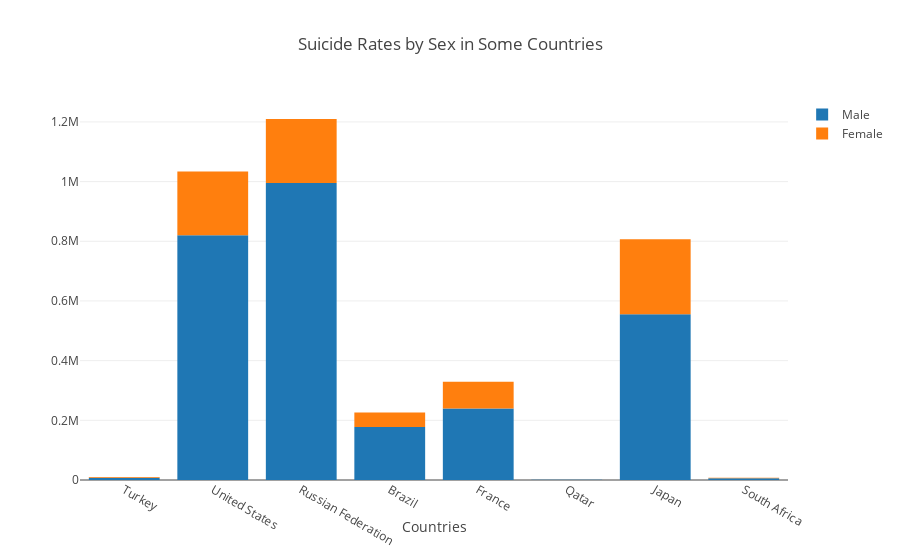

Here is the notebook cell this chart was saved with:
### Markdown cell above
<a id="3"></a> <br>
**3. Which Gender is More Suicidal?**

In this part I will look into relationship between gender and suicide rates. Let's look below plots.

### Code cell
countries = []
sexes = []
total_suicides = []
for c in ["Turkey", "United States", "Russian Federation", "Brazil", "France", "Qatar", "Japan", "South Africa"]:
    for s in masterdata[masterdata.country == c].sex.unique():
        countries.append(c)
        sexes.append(s)
        total_suicides.append(sum(masterdata[(masterdata.country == c) & (masterdata.sex == s)].suicides_no))
country_sex = pd.DataFrame({"country":countries, "sex":sexes, "total_suicides":total_suicides})
country_sex.sort_values(by=["sex"], inplace=True)
trace1 = {
  'x': country_sex.country,
  'y': country_sex[country_sex.sex == "male"].total_suicides,
  'name': 'Male',
  'type': 'bar'
};
trace2 = {
  'x': country_sex.country,
  'y': country_sex[country_sex.sex == "female"].total_suicides,
  'name': 'Female',
  'type': 'bar'
};
data = [trace1, trace2];
layout = {
  'xaxis': {'title': 'Countries'},
  'barmode': 'relative',
  'title': 'Suicide Rates by Sex in Some Countries'
};
fig = go.Figure(data = data, layout = layout)
iplot(fig)

### Figure 1 — Plotly figure (JSON) as saved in the notebook; plotly's stock layout.template omitted (floating-point values rounded to 4 significant figures)
{"data": [{"name": "Male", "x": ["Turkey", "United States", "Russian Federation", "Brazil", "France", "Qatar", "Japan", "South Africa", "Turkey", "United States", "Russian Federation", "Brazil", "France", "Qatar", "Japan", "South Africa"], "y": [7562, 820216, 995412, 177598, 239708, 524, 555272, 5719], "type": "bar", "uid": "b39c376d-407c-44b3-9dc1-6b2acfac2fb5"}, {"name": "Female", "x": ["Turkey", "United States", "Russian Federation", "Brazil", "France", "Qatar", "Japan", "South Africa", "Turkey", "United States", "Russian Federation", "Brazil", "France", "Qatar", "Japan", "South Africa"], "y": [2569, 213797, 214330, 49015, 89419, 50, 251630, 1602], "type": "bar", "uid": "d40122a2-3e42-4dae-8025-0d0ab332459f"}], "layout": {"barmode": "relative", "title": {"text": "Suicide Rates by Sex in Some Countries"}, "xaxis": {"title": {"text": "Countries"}}}}
